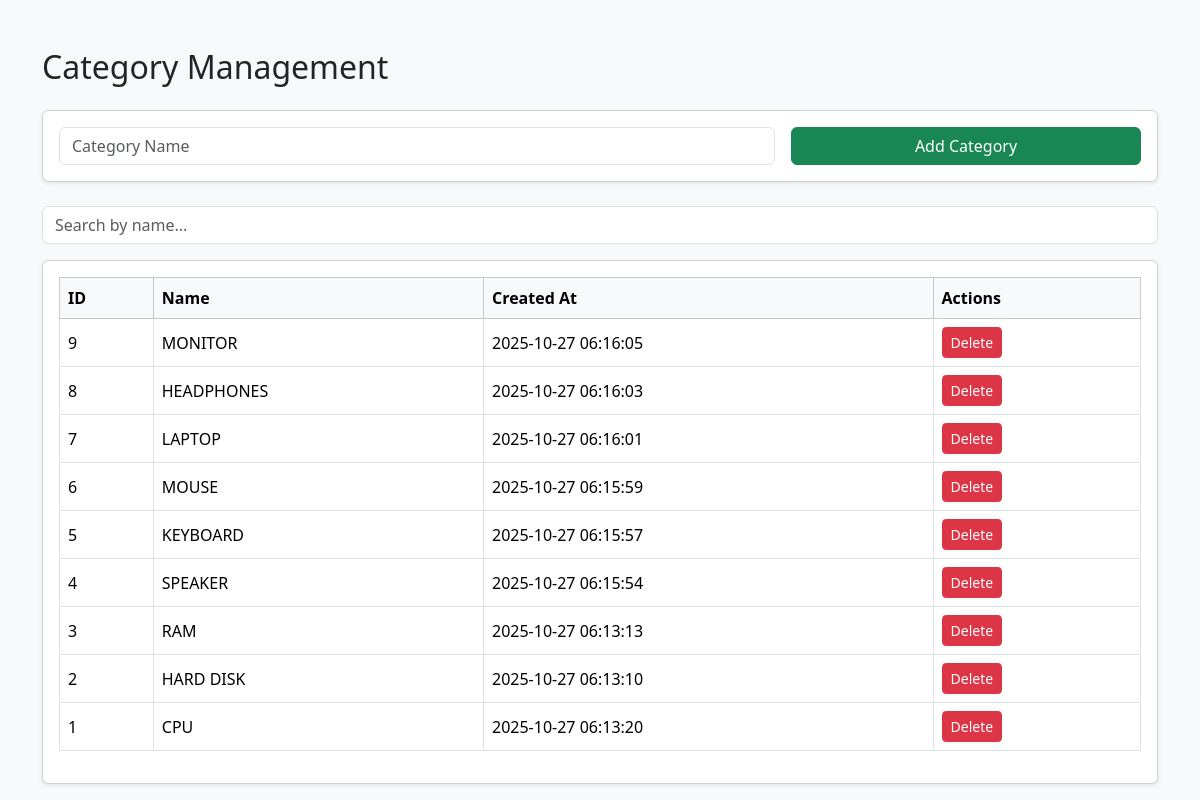
Page /tabs/inventory/category.php on the committed database.
### tables this page shows
CREATE TABLE `category` (
  `id` bigint(20) UNSIGNED NOT NULL,
  `name` text DEFAULT NULL,
  `created_at` timestamp NULL DEFAULT NULL,
  `updated_at` timestamp NULL DEFAULT NULL
);

### tabs/inventory/category.php (the view, shortened to what this page needs)
<?php
include '../../database/db_connect.php';
$searchQuery = isset($_GET['search']) ? $_GET['search'] : '';
$sql = "SELECT * FROM category WHERE 1";
$sql .= " ORDER BY id DESC";
$stmt = $conn->prepare($sql);
$stmt->execute();
$categories = $stmt->get_result();
?>
<!DOCTYPE html>
<html lang="en">
<head>
<link href="https://cdn.jsdelivr.net/npm/bootstrap@5.3.2/dist/css/bootstrap.min.css" rel="stylesheet">
</head>
<body class="bg-light">
<div class="container mt-5">
    <h2 class="mb-4">Category Management</h2>
    <div class="card mb-4 shadow-sm">
        <div class="card-body">
            <form method="post" class="row g-3">
                <div class="col-md-8">
                    <input type="text" name="name" class="form-control" placeholder="Category Name" required>
                </div>
                <div class="col-md-4">
                    <button type="submit" name="add_category" class="btn btn-success w-100">Add Category</button>
                </div>
            </form>
        </div>
    </div>
    <div class="mb-3">
        <input type="text" id="searchBox" class="form-control" placeholder="Search by name..." value="<?= htmlspecialchars($searchQuery) ?>">
    </div>
    <div class="card shadow-sm">
        <div class="card-body">
            <table class="table table-bordered table-hover align-middle">
                <thead class="table-light">
                    <tr>
                        <th>ID</th>
                        <th>Name</th>
                        <th>Created At</th>
                        <th>Actions</th>
                    </tr>
                </thead>
                <tbody>
                    <?php while($row = $categories->fetch_assoc()): ?>
                    <tr>
                        <td><?= $row['id'] ?></td>
                        <td><?= htmlspecialchars($row['name']) ?></td>
                        <td><?= $row['created_at'] ?></td>
                        <td>
                            <a href="?delete_id=<?= $row['id'] ?>" class="btn btn-danger btn-sm" onclick="return confirm('Are you sure you want to delete this category?')">Delete</a>
                        </td>
                    </tr>
                    <?php endwhile; ?>
                </tbody>
            </table>
        </div>
    </div>
</div>
</body>
</html>

### rows in the picture
category: id "9", name "MONITOR", created_at "2025-10-27 06:16:05"
category: id "8", name "HEADPHONES", created_at "2025-10-27 06:16:03"
category: id "7", name "LAPTOP", created_at "2025-10-27 06:16:01"
category: id "6", name "MOUSE", created_at "2025-10-27 06:15:59"
category: id "5", name "KEYBOARD", created_at "2025-10-27 06:15:57"
category: id "4", name "SPEAKER", created_at "2025-10-27 06:15:54"
category: id "3", name "RAM", created_at "2025-10-27 06:13:13"
category: id "2", name "HARD DISK", created_at "2025-10-27 06:13:10"
category: id "1", name "CPU", created_at "2025-10-27 06:13:20"
